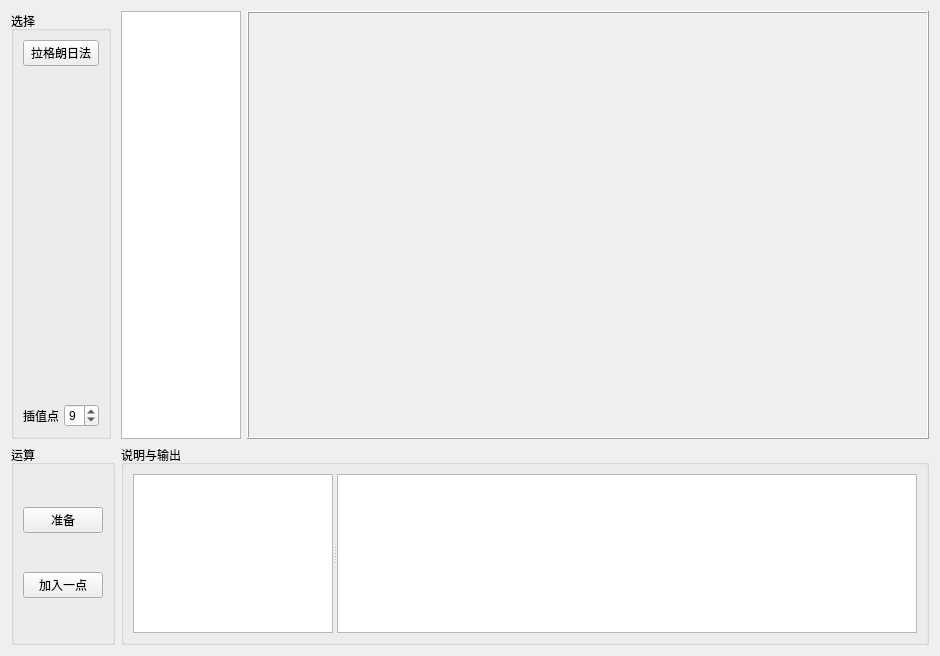
<?xml version="1.0" encoding="UTF-8"?>
<ui version="4.0">
 <class>FrameInterValue</class>
 <widget class="QFrame" name="FrameInterValue">
  <property name="geometry">
   <rect>
    <x>0</x>
    <y>0</y>
    <width>940</width>
    <height>656</height>
   </rect>
  </property>
  <property name="windowTitle">
   <string>FrameInterValue</string>
  </property>
  <layout class="QGridLayout" name="gridLayout">
   <item row="0" column="1">
    <widget class="QTableView" name="tableView">
     <property name="maximumSize">
      <size>
       <width>120</width>
       <height>16777215</height>
      </size>
     </property>
    </widget>
   </item>
   <item row="0" column="2">
    <widget class="FrameDraw" name="frameDraw">
     <property name="frameShape">
      <enum>QFrame::Box</enum>
     </property>
     <property name="frameShadow">
      <enum>QFrame::Raised</enum>
     </property>
    </widget>
   </item>
   <item row="1" column="1" colspan="2">
    <widget class="QGroupBox" name="groupBox_2">
     <property name="maximumSize">
      <size>
       <width>16777215</width>
       <height>200</height>
      </size>
     </property>
     <property name="title">
      <string>说明与输出</string>
     </property>
     <layout class="QVBoxLayout" name="verticalLayout">
      <item>
       <widget class="QSplitter" name="splitter">
        <property name="orientation">
         <enum>Qt::Horizontal</enum>
        </property>
        <widget class="QPlainTextEdit" name="info">
         <property name="sizePolicy">
          <sizepolicy hsizetype="Expanding" vsizetype="Expanding">
           <horstretch>0</horstretch>
           <verstretch>0</verstretch>
          </sizepolicy>
         </property>
         <property name="maximumSize">
          <size>
           <width>200</width>
           <height>16777215</height>
          </size>
         </property>
        </widget>
        <widget class="QPlainTextEdit" name="output"/>
       </widget>
      </item>
     </layout>
    </widget>
   </item>
   <item row="0" column="0">
    <widget class="QGroupBox" name="groupBox">
     <property name="maximumSize">
      <size>
       <width>100</width>
       <height>16777215</height>
      </size>
     </property>
     <property name="title">
      <string>选择</string>
     </property>
     <layout class="QVBoxLayout" name="verticalLayout_3">
      <item>
       <widget class="QPushButton" name="pushButton">
        <property name="text">
         <string>拉格朗日法</string>
        </property>
       </widget>
      </item>
      <item>
       <spacer name="verticalSpacer">
        <property name="orientation">
         <enum>Qt::Vertical</enum>
        </property>
        <property name="sizeHint" stdset="0">
         <size>
          <width>20</width>
          <height>40</height>
         </size>
        </property>
       </spacer>
      </item>
      <item>
       <layout class="QHBoxLayout" name="horizontalLayout">
        <item>
         <widget class="QLabel" name="label">
          <property name="text">
           <string>插值点数</string>
          </property>
         </widget>
        </item>
        <item>
         <widget class="QSpinBox" name="spinBox">
          <property name="minimum">
           <number>4</number>
          </property>
          <property name="maximum">
           <number>20</number>
          </property>
          <property name="value">
           <number>9</number>
          </property>
         </widget>
        </item>
       </layout>
      </item>
     </layout>
    </widget>
   </item>
   <item row="1" column="0">
    <widget class="QGroupBox" name="groupBox_3">
     <property name="title">
      <string>运算</string>
     </property>
     <layout class="QVBoxLayout" name="verticalLayout_2">
      <item>
       <widget class="QPushButton" name="btn_ready">
        <property name="text">
         <string>准备</string>
        </property>
       </widget>
      </item>
      <item>
       <widget class="QPushButton" name="btn_next">
        <property name="text">
         <string>加入一点</string>
        </property>
       </widget>
      </item>
     </layout>
    </widget>
   </item>
  </layout>
 </widget>
 <customwidgets>
  <customwidget>
   <class>FrameDraw</class>
   <extends>QFrame</extends>
   <header>FrameDraw/FrameDraw.h</header>
   <container>1</container>
  </customwidget>
 </customwidgets>
 <resources/>
 <connections/>
</ui>
